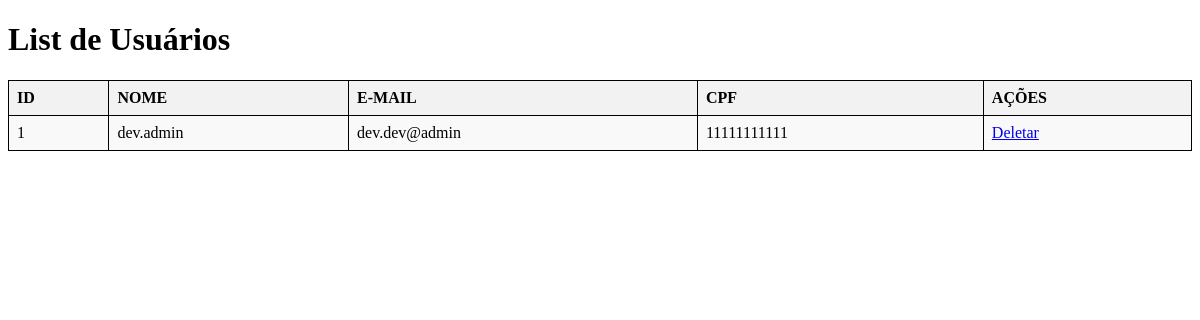
Before: /admin (signed in) with the older database file.
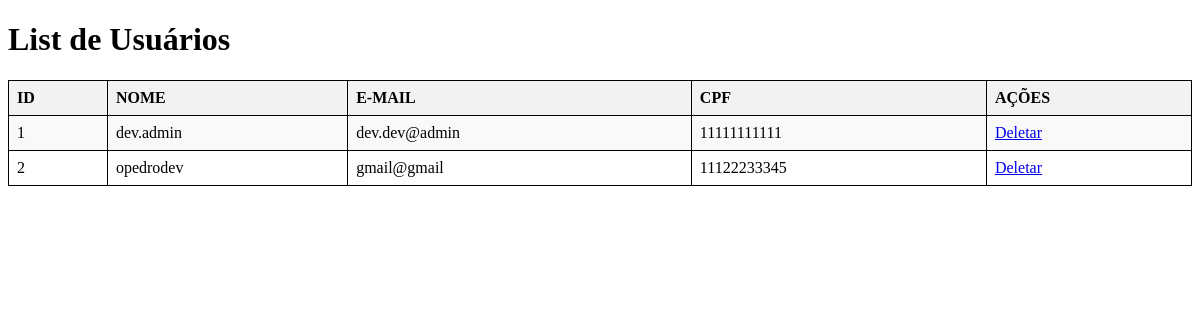
After: the same page with the newer database file.
### login/models.py (models this page shows)
class User(UserMixin, db.Model):
    __tablename__ = 'cadastro_usuarios'
    id = db.Column(db.Integer, primary_key=True)
    cpf = db.Column(db.String(11), unique=True, nullable=False)
    email = db.Column(db.String(120), unique=True, nullable=False)
    telefone = db.Column(db.String(11), nullable=False)
    endereco = db.Column(db.String(150), nullable=False)
    nome = db.Column(db.String(50), unique=True, nullable=False)
    password = db.Column(db.String(80), nullable=False)

### login/app.py (the view)
@app.route('/admin')
@login_required
def admin():
    if current_user.nome != 'dev.admin':
        flash('Você não tem permissão para acessar esta página.', 'error')
        return redirect(url_for('pagina_principal'))
    else:
        usuarios_lista = db.session.query(User).all()
        return render_template('admin.html', usuario_consulta=usuarios_lista)

### login/app.py (called while the page is built)
@lm.user_loader
def load_user(id):
    usuario_logado = db.session.query(User).filter_by(id=id).first()
    return usuario_logado

### login/templates/admin.html (shortened to what this page needs)
<!DOCTYPE html>
<html lang="pt-br">
<head>
    <link rel="stylesheet" href="{{url_for('static', filename='admin.css')}}">
</head>
<body>
    <h1>List de Usuários</h1>
    <table>
        <tr>
            <th>ID</th>
            <th>NOME</th>
            <th>E-MAIL</th>
            <th>CPF</th>
            <th>AÇÕES</th>
        </tr>
        {% for User in usuario_consulta %}
        <tr><td>{{User.id}}</td> <td>{{User.nome}}</td> <td>{{User.email}}</td> <td>{{User.cpf}}</td> <td><a href="/delete/{{User.id}}">Deletar</a></td> </tr>
        {% endfor %}
    </table>
</body>
</html>

### login/static/admin.css (style rules this page uses)
table { width: 100%; border-collapse: collapse; }
table, th, td { border: 1px solid black; }
th, td { padding: 8px; text-align: left; }
th { background-color: #f2f2f2; }
tr:nth-child(even) { background-color: #f9f9f9; }

Changed rows visible on the page:
added User: id "2", nome "opedrodev", email "gmail@gmail", cpf "11122233345"
